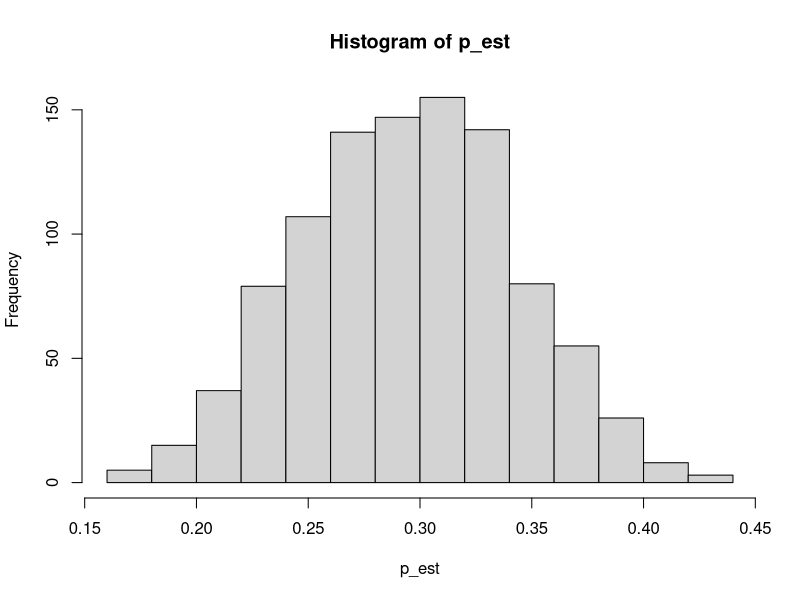
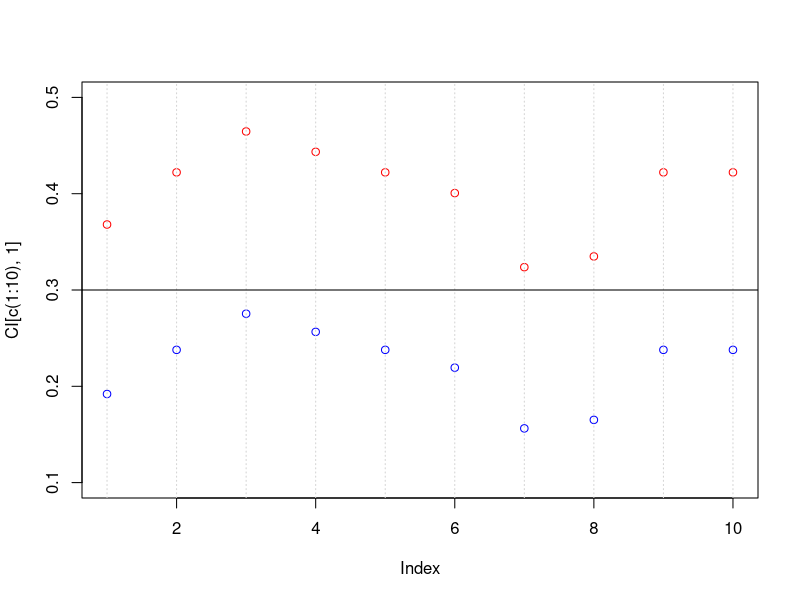

Write R code to recreate these figures, in order.
nSIM<-1000
n<-100
p<-0.3
p_est<-rep(0,nSIM)
for(i in 1:nSIM){
  X<-rbinom(n,1,p)
  p_est[i]<-mean(X)
}

mean(p_est)
sd(p_est) #Monte-Carlo Method

#Theoretical SE
sqrt(p*(1-p)/n)

hist(p_est)


nSIM<-100
n<-100
p<-0.3
p_set<-rep(0,nSIM)
se_est<-rep(0,nSIM)
CI<-matrix(rep(0,nSIM*2), ncol=2)
for(i in 1:nSIM){
  X<-rbinom(n,1,p)
  p_est[i]<-mean(X)
  se_est[i]<-sqrt(p_est[i]*(1-p_est[i])/n)
  CI[i,]<-c(p_est[i]-1.96*se_est[i],p_est[i]+1.96*se_est[i])
}

plot(CI[c(1:10),1], ylim=c(0.1,0.5),col="blue")
points(CI[c(1:10),2], col="red")
abline(v=1:10, col="lightgray", lty=3)
abline(h=p)